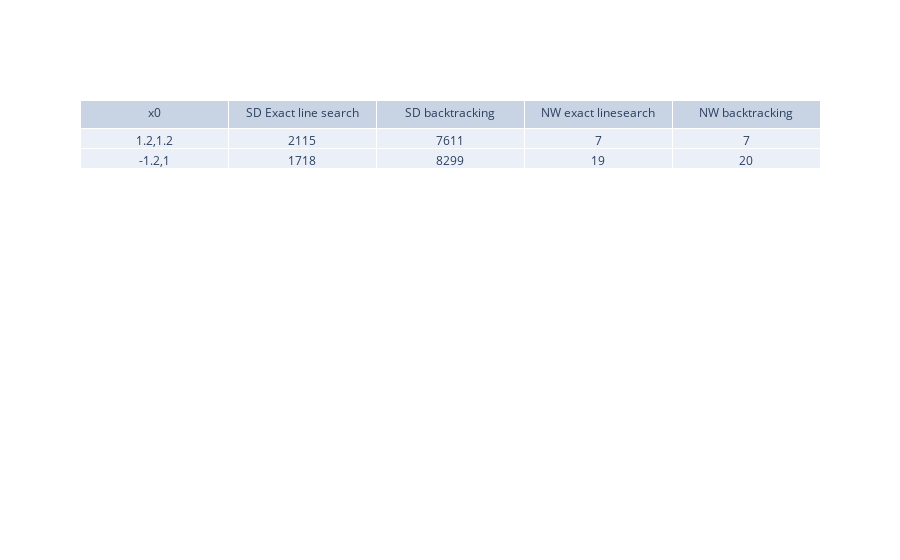

Write notebook code for a chart like this one.
### Markdown cell above
# Question #8: 

There is a significiant difference between the number of iterations it takes the algorithm to converge when using netwons method vs steepest descent. 
On the other hand, comparing the exact line search method with backtracking, the exact line search method does not improve much the number of iterations it takes netwons method to converge. For steepest descent, we see a significant improvement in the number of iteration using exact line search. 

From the plots above, we can observe that newtons method still converges quadradically and steepest descent converges linearly. 


A comparison between the number of iterations using backtracking vs exact line search method is in the table below:

### Code cell
import plotly.graph_objects as go

fig = go.Figure(data=[go.Table(header=dict(values=["x0" , 'SD Exact line search', 'SD backtracking', 'NW exact linesearch', 'NW backtracking']),
                 cells=dict(values=[[(1.2, 1.2), (-1.2, 1)], [2115,  1718], [7611,8299], [7, 19], [7, 20]]))
                     ])
fig.show()

### Figure 1 — Plotly figure (JSON) as saved in the notebook; plotly's stock layout.template omitted (floating-point values rounded to 4 significant figures)
{"data": [{"cells": {"values": [[[1.2, 1.2], [-1.2, 1]], [2115, 1718], [7611, 8299], [7, 19], [7, 20]]}, "header": {"values": ["x0", "SD Exact line search", "SD backtracking", "NW exact linesearch", "NW backtracking"]}, "type": "table"}], "layout": {}}
